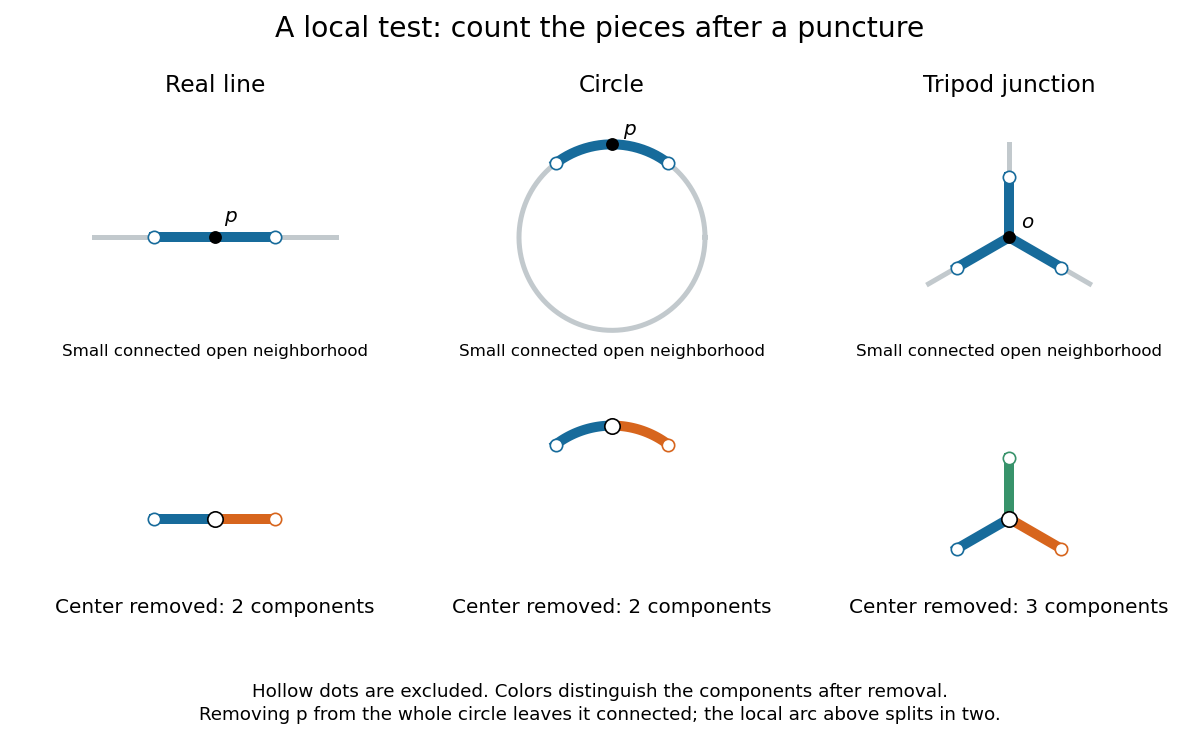

Python code for this plot:
"""Local punctures on a line, circle, and tripod; Python 3.14, matplotlib 3.10."""
from pathlib import Path

import matplotlib.pyplot as plt
import numpy as np


def main():
    plt.rcParams.update({"font.size": 12, "font.family": "DejaVu Sans"})
    fig, axes = plt.subplots(2, 3, figsize=(10, 6.1), facecolor="white")
    gray, blue, orange, green = "#c2c9cd", "#176b9b", "#d7651d", "#38936b"
    for ax in axes.flat:
        ax.set_aspect("equal")
        ax.set_xlim(-1.4, 1.4)
        ax.set_ylim(-1.35, 1.45)
        ax.axis("off")
    for col, title in enumerate(["Real line", "Circle", "Tripod junction"]):
        axes[0, col].set_title(title, fontsize=14)
    # Top row: the highlighted connected neighborhood sits inside the full space.
    ax = axes[0, 0]
    ax.plot([-1.3, 1.3], [0, 0], color=gray, lw=3)
    ax.plot([-0.65, 0.65], [0, 0], color=blue, lw=6)
    ax.scatter([-0.65, 0.65], [0, 0], s=55, facecolors="white", edgecolors=blue, zorder=4)
    ax.scatter([0], [0], s=45, color="black", zorder=5)
    ax.text(0.1, 0.16, "$p$")
    th = np.linspace(0, 2 * np.pi, 600)
    arc = np.linspace(np.pi / 2 - 0.65, np.pi / 2 + 0.65, 150)
    ax = axes[0, 1]
    ax.plot(np.cos(th), np.sin(th), color=gray, lw=3)
    ax.plot(np.cos(arc), np.sin(arc), color=blue, lw=6)
    ax.scatter(np.cos(arc[[0, -1]]), np.sin(arc[[0, -1]]), s=55,
               facecolors="white", edgecolors=blue, zorder=4)
    ax.scatter([0], [1], s=45, color="black", zorder=5)
    ax.text(0.12, 1.1, "$p$")
    directions = np.array([[0, 1], [-np.sqrt(3) / 2, -0.5], [np.sqrt(3) / 2, -0.5]])
    ax = axes[0, 2]
    for direction in directions:
        ax.plot([0, direction[0]], [0, direction[1]], color=gray, lw=3)
        endpoint = 0.65 * direction
        ax.plot([0, endpoint[0]], [0, endpoint[1]], color=blue, lw=6)
        ax.scatter(*endpoint, s=55, facecolors="white", edgecolors=blue, zorder=4)
    ax.scatter([0], [0], s=45, color="black", zorder=5)
    ax.text(0.13, 0.1, "$o$")
    # Bottom row: only the chosen neighborhood, with the center removed.
    ax = axes[1, 0]
    for lo, hi, color in [(-0.65, 0, blue), (0, 0.65, orange)]:
        ax.plot([lo, hi], [0, 0], color=color, lw=6)
        ax.scatter([lo, hi], [0, 0], s=55, facecolors="white", edgecolors=color, zorder=4)
    ax.scatter([0], [0], s=85, facecolors="white", edgecolors="black", zorder=5)
    ax = axes[1, 1]
    for lo, hi, color in [(arc[0], np.pi / 2, orange), (np.pi / 2, arc[-1], blue)]:
        angles = np.linspace(lo, hi, 100)
        ax.plot(np.cos(angles), np.sin(angles), color=color, lw=6)
        ax.scatter(np.cos([lo, hi]), np.sin([lo, hi]), s=55,
                   facecolors="white", edgecolors=color, zorder=4)
    ax.scatter([0], [1], s=85, facecolors="white", edgecolors="black", zorder=5)
    ax = axes[1, 2]
    for direction, color in zip(directions, [green, blue, orange]):
        endpoint = 0.65 * direction
        ax.plot([0, endpoint[0]], [0, endpoint[1]], color=color, lw=6)
        ax.scatter(*endpoint, s=55, facecolors="white", edgecolors=color, zorder=4)
    ax.scatter([0], [0], s=85, facecolors="white", edgecolors="black", zorder=5)
    for col, count in enumerate([2, 2, 3]):
        axes[0, col].text(0, -1.28, "Small connected open neighborhood", ha="center", fontsize=10)
        axes[1, col].text(0, -1.02, f"Center removed: {count} components", ha="center", fontsize=12)
    fig.suptitle("A local test: count the pieces after a puncture", fontsize=17, y=0.98)
    fig.text(0.5, 0.048, "Hollow dots are excluded. Colors distinguish the components after removal.", ha="center", fontsize=11)
    fig.text(0.5, 0.017, "Removing p from the whole circle leaves it connected; the local arc above splits in two.", ha="center", fontsize=11)
    fig.subplots_adjust(top=0.86, bottom=0.12, left=0.04, right=0.98, hspace=0.08, wspace=0.19)
    fig.savefig(Path(__file__).with_suffix(".png").name, dpi=120, facecolor="white")
    plt.close(fig)


if __name__ == "__main__":
    main()
